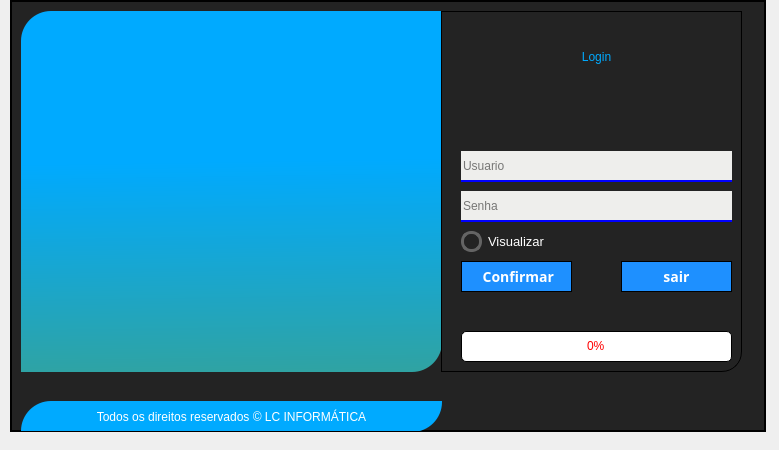
<?xml version="1.0" encoding="UTF-8"?>
<ui version="4.0">
 <class>Form_Login</class>
 <widget class="QMainWindow" name="Form_Login">
  <property name="geometry">
   <rect>
    <x>0</x>
    <y>0</y>
    <width>779</width>
    <height>450</height>
   </rect>
  </property>
  <property name="sizePolicy">
   <sizepolicy hsizetype="Fixed" vsizetype="Fixed">
    <horstretch>0</horstretch>
    <verstretch>0</verstretch>
   </sizepolicy>
  </property>
  <property name="minimumSize">
   <size>
    <width>450</width>
    <height>450</height>
   </size>
  </property>
  <property name="maximumSize">
   <size>
    <width>780</width>
    <height>500</height>
   </size>
  </property>
  <property name="windowTitle">
   <string>LC INFORMÁTICA | LOGIN</string>
  </property>
  <property name="windowIcon">
   <iconset>
    <normaloff>../../img/login-icon-3042.png</normaloff>../../img/login-icon-3042.png</iconset>
  </property>
  <property name="styleSheet">
   <string notr="true">color: rgb(255, 255, 255);</string>
  </property>
  <widget class="QWidget" name="centralwidget">
   <property name="maximumSize">
    <size>
     <width>16777215</width>
     <height>16777215</height>
    </size>
   </property>
   <layout class="QGridLayout" name="gridLayout">
    <property name="leftMargin">
     <number>0</number>
    </property>
    <property name="topMargin">
     <number>0</number>
    </property>
    <property name="rightMargin">
     <number>0</number>
    </property>
    <property name="bottomMargin">
     <number>0</number>
    </property>
    <property name="spacing">
     <number>0</number>
    </property>
    <item row="0" column="0">
     <widget class="QStackedWidget" name="stackedWidget">
      <property name="currentIndex">
       <number>0</number>
      </property>
      <widget class="QWidget" name="Login">
       <widget class="QFrame" name="frame_4">
        <property name="geometry">
         <rect>
          <x>10</x>
          <y>0</y>
          <width>756</width>
          <height>432</height>
         </rect>
        </property>
        <property name="maximumSize">
         <size>
          <width>16777215</width>
          <height>16777215</height>
         </size>
        </property>
        <property name="styleSheet">
         <string notr="true">background-color: rgb(94, 94, 94);
border: 0.5px solid black;
</string>
        </property>
        <property name="frameShape">
         <enum>QFrame::NoFrame</enum>
        </property>
        <property name="frameShadow">
         <enum>QFrame::Raised</enum>
        </property>
        <layout class="QVBoxLayout" name="verticalLayout_2">
         <property name="spacing">
          <number>0</number>
         </property>
         <property name="leftMargin">
          <number>0</number>
         </property>
         <property name="topMargin">
          <number>0</number>
         </property>
         <property name="rightMargin">
          <number>0</number>
         </property>
         <property name="bottomMargin">
          <number>0</number>
         </property>
         <item>
          <widget class="QWidget" name="widget_Main" native="true">
           <property name="styleSheet">
            <string notr="true">background-color: rgb(35, 35, 35);
</string>
           </property>
           <widget class="QLabel" name="Lb_Background">
            <property name="geometry">
             <rect>
              <x>10</x>
              <y>10</y>
              <width>421</width>
              <height>361</height>
             </rect>
            </property>
            <property name="styleSheet">
             <string notr="true">
background-color: qlineargradient(spread:pad, x1:0.518552, y1:0.414227, x2:0.52957, y2:1, stop:0 #00aaff, stop:1 rgb(47, 163, 163));

border-top-left-radius:30px;
border-bottom-right-radius:30px;



border:0px;


background-repeat: no-repeat;

 background-repeat: no-repeat;
background-position: center;

</string>
            </property>
            <property name="text">
             <string/>
            </property>
            <property name="pixmap">
             <pixmap>../../WERWER.png</pixmap>
            </property>
            <property name="scaledContents">
             <bool>true</bool>
            </property>
            <property name="alignment">
             <set>Qt::AlignCenter</set>
            </property>
           </widget>
           <widget class="QLabel" name="Lb_background2">
            <property name="geometry">
             <rect>
              <x>430</x>
              <y>10</y>
              <width>301</width>
              <height>361</height>
             </rect>
            </property>
            <property name="styleSheet">
             <string notr="true">background-color: rgb(85, 87, 83);
background-color: rgb(35, 35, 35);

border-bottom-right-radius:20px;</string>
            </property>
            <property name="text">
             <string/>
            </property>
           </widget>
           <widget class="QLineEdit" name="Tx_Usuario">
            <property name="geometry">
             <rect>
              <x>450</x>
              <y>150</y>
              <width>271</width>
              <height>31</height>
             </rect>
            </property>
            <property name="sizePolicy">
             <sizepolicy hsizetype="Preferred" vsizetype="Preferred">
              <horstretch>0</horstretch>
              <verstretch>0</verstretch>
             </sizepolicy>
            </property>
            <property name="font">
             <font>
              <family>MS Shell Dlg 2</family>
              <pointsize>9</pointsize>
              <weight>50</weight>
              <italic>false</italic>
              <bold>false</bold>
             </font>
            </property>
            <property name="styleSheet">
             <string notr="true">QLineEdit{
	color: rgb(0, 0, 0);
border:0px solid;
font: 9pt &quot;MS Shell Dlg 2&quot;;
border-bottom:2px solid blue;
	background-color: rgb(238, 238, 236);
}

QLineEdit:hover {
    border-bottom:2px solid rgb(238, 238, 236);
}
QLineEdit:focus {
	font: 16pt &quot;MS Shell Dlg 2&quot;;
     border-bottom:2px solid rgb(238, 238, 236);
    color: rgb(100, 100, 100);
}


</string>
            </property>
            <property name="text">
             <string/>
            </property>
            <property name="frame">
             <bool>true</bool>
            </property>
            <property name="readOnly">
             <bool>false</bool>
            </property>
            <property name="placeholderText">
             <string>Usuario</string>
            </property>
            <property name="cursorMoveStyle">
             <enum>Qt::LogicalMoveStyle</enum>
            </property>
            <property name="clearButtonEnabled">
             <bool>true</bool>
            </property>
           </widget>
           <widget class="QLineEdit" name="Tx_Senha">
            <property name="geometry">
             <rect>
              <x>450</x>
              <y>190</y>
              <width>271</width>
              <height>31</height>
             </rect>
            </property>
            <property name="sizePolicy">
             <sizepolicy hsizetype="Preferred" vsizetype="Preferred">
              <horstretch>0</horstretch>
              <verstretch>0</verstretch>
             </sizepolicy>
            </property>
            <property name="font">
             <font>
              <family>MS Shell Dlg 2</family>
              <pointsize>9</pointsize>
              <weight>50</weight>
              <italic>false</italic>
              <bold>false</bold>
             </font>
            </property>
            <property name="styleSheet">
             <string notr="true">QLineEdit{
	color: rgb(0, 0, 0);
border:0px solid;
font: 9pt &quot;MS Shell Dlg 2&quot;;
border-bottom:2px solid blue;
	background-color: rgb(238, 238, 236);
}

QLineEdit:hover {
    border-bottom:2px solid rgb(238, 238, 236);
}
QLineEdit:focus {
	font: 16pt &quot;MS Shell Dlg 2&quot;;
     border-bottom:2px solid rgb(238, 238, 236);
    color: rgb(100, 100, 100);
}


</string>
            </property>
            <property name="text">
             <string/>
            </property>
            <property name="frame">
             <bool>false</bool>
            </property>
            <property name="echoMode">
             <enum>QLineEdit::Password</enum>
            </property>
            <property name="readOnly">
             <bool>false</bool>
            </property>
            <property name="placeholderText">
             <string>Senha</string>
            </property>
            <property name="cursorMoveStyle">
             <enum>Qt::LogicalMoveStyle</enum>
            </property>
            <property name="clearButtonEnabled">
             <bool>true</bool>
            </property>
           </widget>
           <widget class="QProgressBar" name="my_progressBar">
            <property name="geometry">
             <rect>
              <x>450</x>
              <y>330</y>
              <width>271</width>
              <height>31</height>
             </rect>
            </property>
            <property name="styleSheet">
             <string notr="true">QProgressBar{
background-color: rgb(255, 255, 255);
border-radius: 5px;
text-align: center;
color: rgb(255, 0, 0)

}
QProgressBar::chunk{
background-color: qlineargradient(spread:pad, x1:0, y1:0, x2:1, y2:0, stop:0 rgba(0, 136, 255, 255), stop:1 rgba(255, 255, 255, 255));
}</string>
            </property>
            <property name="value">
             <number>0</number>
            </property>
           </widget>
           <widget class="QPushButton" name="Bt_Login">
            <property name="geometry">
             <rect>
              <x>450</x>
              <y>260</y>
              <width>111</width>
              <height>31</height>
             </rect>
            </property>
            <property name="sizePolicy">
             <sizepolicy hsizetype="Expanding" vsizetype="Expanding">
              <horstretch>0</horstretch>
              <verstretch>0</verstretch>
             </sizepolicy>
            </property>
            <property name="cursor">
             <cursorShape>OpenHandCursor</cursorShape>
            </property>
            <property name="styleSheet">
             <string notr="true">QPushButton{
background:#1E90FF;
color:white;
font-family: Trebuchet MS;
font-weight:bold;
font-size:14px;
}
QPushButton:hover{
background:#4169E1;
}</string>
            </property>
            <property name="text">
             <string> Confirmar</string>
            </property>
            <property name="icon">
             <iconset>
              <normaloff>:/newPrefix/login_button.png</normaloff>:/newPrefix/login_button.png</iconset>
            </property>
            <property name="iconSize">
             <size>
              <width>16</width>
              <height>16</height>
             </size>
            </property>
           </widget>
           <widget class="QPushButton" name="Bt_Sair">
            <property name="geometry">
             <rect>
              <x>610</x>
              <y>260</y>
              <width>111</width>
              <height>31</height>
             </rect>
            </property>
            <property name="sizePolicy">
             <sizepolicy hsizetype="Expanding" vsizetype="Expanding">
              <horstretch>0</horstretch>
              <verstretch>0</verstretch>
             </sizepolicy>
            </property>
            <property name="cursor">
             <cursorShape>OpenHandCursor</cursorShape>
            </property>
            <property name="styleSheet">
             <string notr="true">QPushButton{
background:#1E90FF;
color:white;
font-family: Trebuchet MS;
font-weight:bold;
font-size:14px;
}
QPushButton:hover{
background:#4169E1;
}</string>
            </property>
            <property name="text">
             <string>sair</string>
            </property>
            <property name="icon">
             <iconset>
              <normaloff>:/newPrefix/login_button.png</normaloff>:/newPrefix/login_button.png</iconset>
            </property>
            <property name="iconSize">
             <size>
              <width>16</width>
              <height>16</height>
             </size>
            </property>
           </widget>
           <widget class="QLabel" name="Lb_Info_banco">
            <property name="geometry">
             <rect>
              <x>430</x>
              <y>390</y>
              <width>271</width>
              <height>21</height>
             </rect>
            </property>
            <property name="styleSheet">
             <string notr="true">border: none;
font: 75 12pt &quot;Sitka Subheading&quot;;
color: rgb(255, 0, 0);
background-color: rgb(35, 35, 35);

</string>
            </property>
            <property name="text">
             <string/>
            </property>
            <property name="alignment">
             <set>Qt::AlignCenter</set>
            </property>
           </widget>
           <widget class="QCheckBox" name="Bt_check">
            <property name="geometry">
             <rect>
              <x>450</x>
              <y>230</y>
              <width>121</width>
              <height>21</height>
             </rect>
            </property>
            <property name="font">
             <font>
              <family>Segoe UI</family>
              <pointsize>10</pointsize>
             </font>
            </property>
            <property name="toolTip">
             <string>Clique aqui para visualizar e ocultar a senha</string>
            </property>
            <property name="styleSheet">
             <string notr="true">
QCheckBox{border:none;}
QCheckBox::indicator {
	border: 3px solid rgb(100, 100, 100);
	width: 15px;
	height: 15px;
	border-radius: 10px;	
	
}

QCheckBox::indicator:checked {
	border: 3px solid rgb(255, 205, 0);
}
</string>
            </property>
            <property name="text">
             <string>Visualizar</string>
            </property>
           </widget>
           <widget class="QPushButton" name="Lb_LcSistemas">
            <property name="geometry">
             <rect>
              <x>450</x>
              <y>30</y>
              <width>271</width>
              <height>51</height>
             </rect>
            </property>
            <property name="sizePolicy">
             <sizepolicy hsizetype="Expanding" vsizetype="Expanding">
              <horstretch>0</horstretch>
              <verstretch>0</verstretch>
             </sizepolicy>
            </property>
            <property name="cursor">
             <cursorShape>OpenHandCursor</cursorShape>
            </property>
            <property name="styleSheet">
             <string notr="true">QPushButton{
border: none;
background-color: rgb(35, 35, 35);

color: rgb(0, 170, 255);
font: 87 21pt &quot;Segoe UI Black&quot;;
}
QPushButton:hover{
font: 21pt &quot;Segoe UI Black&quot;;
	color: rgb(85, 170, 255);

}</string>
            </property>
            <property name="text">
             <string>Login</string>
            </property>
            <property name="icon">
             <iconset>
              <normaloff>../img/login-icon-3042.png</normaloff>../img/login-icon-3042.png</iconset>
            </property>
            <property name="iconSize">
             <size>
              <width>50</width>
              <height>50</height>
             </size>
            </property>
           </widget>
           <widget class="QLabel" name="Lb_Info">
            <property name="geometry">
             <rect>
              <x>450</x>
              <y>120</y>
              <width>271</width>
              <height>20</height>
             </rect>
            </property>
            <property name="styleSheet">
             <string notr="true">border: none;
color: rgb(255, 255, 0);
font: 75 12pt &quot;Sitka Subheading&quot;;
background-color: rgb(35, 35, 35);
</string>
            </property>
            <property name="text">
             <string/>
            </property>
            <property name="alignment">
             <set>Qt::AlignCenter</set>
            </property>
           </widget>
           <widget class="QLabel" name="Lb_Direitos">
            <property name="geometry">
             <rect>
              <x>10</x>
              <y>400</y>
              <width>421</width>
              <height>31</height>
             </rect>
            </property>
            <property name="styleSheet">
             <string notr="true">border: none;
background-color: rgb(0, 170, 255);
font:8pt &quot;MS Shell Dlg 2&quot;;
border-bottom-right-radius:30px;
border-top-left-radius:30px;</string>
            </property>
            <property name="text">
             <string>Todos os direitos reservados © LC INFORMÁTICA</string>
            </property>
            <property name="alignment">
             <set>Qt::AlignCenter</set>
            </property>
           </widget>
           <widget class="QLabel" name="Lb_BemVindo">
            <property name="geometry">
             <rect>
              <x>120</x>
              <y>320</y>
              <width>111</width>
              <height>31</height>
             </rect>
            </property>
            <property name="styleSheet">
             <string notr="true">background-color:none;
border:none;
color: rgb(255, 255, 255);
font: 15pt &quot;Arial Rounded MT Bold&quot;;</string>
            </property>
            <property name="text">
             <string/>
            </property>
            <property name="alignment">
             <set>Qt::AlignCenter</set>
            </property>
           </widget>
           <widget class="QLabel" name="Lb_Nome">
            <property name="geometry">
             <rect>
              <x>210</x>
              <y>320</y>
              <width>111</width>
              <height>31</height>
             </rect>
            </property>
            <property name="styleSheet">
             <string notr="true">background-color:none;
border:none;
color: rgb(255, 255, 255);
font: 15pt &quot;Arial Rounded MT Bold&quot;;</string>
            </property>
            <property name="text">
             <string/>
            </property>
            <property name="alignment">
             <set>Qt::AlignCenter</set>
            </property>
           </widget>
           <widget class="QPushButton" name="Bt_config_banco">
            <property name="geometry">
             <rect>
              <x>704</x>
              <y>380</y>
              <width>41</width>
              <height>41</height>
             </rect>
            </property>
            <property name="toolTip">
             <string>Configuração do banco de dados</string>
            </property>
            <property name="styleSheet">
             <string notr="true">
background-color: rgb(35, 35, 35);
border:0px;</string>
            </property>
            <property name="text">
             <string/>
            </property>
            <property name="icon">
             <iconset>
              <normaloff>../img/config.png</normaloff>../img/config.png</iconset>
            </property>
            <property name="iconSize">
             <size>
              <width>35</width>
              <height>35</height>
             </size>
            </property>
           </widget>
           <widget class="QLabel" name="Lb_Info2">
            <property name="geometry">
             <rect>
              <x>450</x>
              <y>300</y>
              <width>271</width>
              <height>21</height>
             </rect>
            </property>
            <property name="styleSheet">
             <string notr="true">border: none;
color: rgb(255, 255, 255);
font: 10pt;
background-color: rgb(35, 35, 35);
</string>
            </property>
            <property name="text">
             <string/>
            </property>
            <property name="alignment">
             <set>Qt::AlignCenter</set>
            </property>
           </widget>
          </widget>
         </item>
        </layout>
       </widget>
      </widget>
      <widget class="QWidget" name="Banco">
       <layout class="QGridLayout" name="gridLayout_2">
        <property name="leftMargin">
         <number>0</number>
        </property>
        <property name="topMargin">
         <number>0</number>
        </property>
        <property name="rightMargin">
         <number>0</number>
        </property>
        <property name="bottomMargin">
         <number>0</number>
        </property>
        <property name="spacing">
         <number>0</number>
        </property>
        <item row="0" column="0">
         <widget class="QFrame" name="frame_5">
          <property name="maximumSize">
           <size>
            <width>16777215</width>
            <height>16777215</height>
           </size>
          </property>
          <property name="styleSheet">
           <string notr="true">background-color: rgb(94, 94, 94);
border: 0.5px solid black;
</string>
          </property>
          <property name="frameShape">
           <enum>QFrame::NoFrame</enum>
          </property>
          <property name="frameShadow">
           <enum>QFrame::Raised</enum>
          </property>
          <layout class="QVBoxLayout" name="verticalLayout_3">
           <property name="spacing">
            <number>0</number>
           </property>
           <property name="leftMargin">
            <number>0</number>
           </property>
           <property name="topMargin">
            <number>0</number>
           </property>
           <property name="rightMargin">
            <number>0</number>
           </property>
           <property name="bottomMargin">
            <number>0</number>
           </property>
           <item>
            <widget class="QWidget" name="widget_Main_2" native="true">
             <property name="styleSheet">
              <string notr="true">border:0px solid white;
background-color: rgb(0, 82, 124);

</string>
             </property>
             <widget class="QFrame" name="frame">
              <property name="geometry">
               <rect>
                <x>460</x>
                <y>10</y>
                <width>301</width>
                <height>431</height>
               </rect>
              </property>
              <property name="styleSheet">
               <string notr="true">border-top-left-radius: solid 30px;
background-color: rgb(0, 82, 124);
color: rgb(255, 255, 255);
border-bottom-left-radius:solid 12px;
border:solid 15px ;
border-radius: 10px;
</string>
              </property>
              <property name="frameShape">
               <enum>QFrame::NoFrame</enum>
              </property>
              <property name="frameShadow">
               <enum>QFrame::Raised</enum>
              </property>
              <layout class="QGridLayout" name="gridLayout_5">
               <property name="leftMargin">
                <number>5</number>
               </property>
               <property name="topMargin">
                <number>0</number>
               </property>
               <property name="rightMargin">
                <number>0</number>
               </property>
               <property name="bottomMargin">
                <number>0</number>
               </property>
               <property name="horizontalSpacing">
                <number>10</number>
               </property>
               <property name="verticalSpacing">
                <number>11</number>
               </property>
               <item row="5" column="0">
                <widget class="QLabel" name="label_14">
                 <property name="styleSheet">
                  <string notr="true">font: 8pt &quot;Arial Rounded MT Bold&quot;;
color: rgb(255, 255, 255);</string>
                 </property>
                 <property name="text">
                  <string>SENHA:</string>
                 </property>
                </widget>
               </item>
               <item row="1" column="1">
                <widget class="QLabel" name="label_15">
                 <property name="minimumSize">
                  <size>
                   <width>0</width>
                   <height>0</height>
                  </size>
                 </property>
                 <property name="maximumSize">
                  <size>
                   <width>16777215</width>
                   <height>25</height>
                  </size>
                 </property>
                 <property name="styleSheet">
                  <string notr="true">color: rgb(255, 255, 255);

font: 10pt &quot;MS Shell Dlg 2&quot;;
</string>
                 </property>
                 <property name="text">
                  <string>Configuração do banco de dados</string>
                 </property>
                 <property name="alignment">
                  <set>Qt::AlignCenter</set>
                 </property>
                </widget>
               </item>
               <item row="7" column="1">
                <widget class="QLabel" name="LB_Conectado">
                 <property name="maximumSize">
                  <size>
                   <width>16777215</width>
                   <height>20</height>
                  </size>
                 </property>
                 <property name="styleSheet">
                  <string notr="true">color: rgb(0, 255, 127);
font: 75 10pt &quot;Microsoft YaHei UI&quot;;</string>
                 </property>
                 <property name="text">
                  <string/>
                 </property>
                 <property name="alignment">
                  <set>Qt::AlignCenter</set>
                 </property>
                </widget>
               </item>
               <item row="0" column="1">
                <widget class="QPushButton" name="Lb_LcSistemas_3">
                 <property name="sizePolicy">
                  <sizepolicy hsizetype="Expanding" vsizetype="Expanding">
                   <horstretch>0</horstretch>
                   <verstretch>0</verstretch>
                  </sizepolicy>
                 </property>
                 <property name="maximumSize">
                  <size>
                   <width>16777215</width>
                   <height>30</height>
                  </size>
                 </property>
                 <property name="cursor">
                  <cursorShape>OpenHandCursor</cursorShape>
                 </property>
                 <property name="styleSheet">
                  <string notr="true">QPushButton{
border: none;
background-color: rgb(0, 82, 124);

color: rgb(0, 170, 255);
font: 87 17pt &quot;Segoe UI Black&quot;;
}
QPushButton:hover{
font: 17pt &quot;Segoe UI Black&quot;;
	color: rgb(85, 170, 255);

}</string>
                 </property>
                 <property name="text">
                  <string>LC INFORMÁTICA</string>
                 </property>
                 <property name="icon">
                  <iconset>
                   <normaloff>:/newPrefix/login_button.png</normaloff>:/newPrefix/login_button.png</iconset>
                 </property>
                 <property name="iconSize">
                  <size>
                   <width>16</width>
                   <height>16</height>
                  </size>
                 </property>
                </widget>
               </item>
               <item row="4" column="0">
                <widget class="QLabel" name="label_13">
                 <property name="styleSheet">
                  <string notr="true">font: 8pt &quot;Arial Rounded MT Bold&quot;;
color: rgb(255, 255, 255);</string>
                 </property>
                 <property name="text">
                  <string>USUÁRIO:</string>
                 </property>
                </widget>
               </item>
               <item row="5" column="1">
                <widget class="QLineEdit" name="Tx_Password">
                 <property name="minimumSize">
                  <size>
                   <width>0</width>
                   <height>25</height>
                  </size>
                 </property>
                 <property name="styleSheet">
                  <string notr="true">background-color: rgb(194, 194, 194);</string>
                 </property>
                 <property name="inputMask">
                  <string/>
                 </property>
                 <property name="maxLength">
                  <number>32765</number>
                 </property>
                 <property name="echoMode">
                  <enum>QLineEdit::Password</enum>
                 </property>
                 <property name="alignment">
                  <set>Qt::AlignCenter</set>
                 </property>
                 <property name="placeholderText">
                  <string>Minimo 4 dígtos</string>
                 </property>
                </widget>
               </item>
               <item row="3" column="1">
                <widget class="QLineEdit" name="Tx_Porta">
                 <property name="minimumSize">
                  <size>
                   <width>0</width>
                   <height>25</height>
                  </size>
                 </property>
                 <property name="styleSheet">
                  <string notr="true">background-color: rgb(194, 194, 194);</string>
                 </property>
                 <property name="inputMask">
                  <string/>
                 </property>
                 <property name="alignment">
                  <set>Qt::AlignCenter</set>
                 </property>
                 <property name="placeholderText">
                  <string>Porta</string>
                 </property>
                </widget>
               </item>
               <item row="2" column="1">
                <widget class="QLineEdit" name="Tx_Host">
                 <property name="minimumSize">
                  <size>
                   <width>0</width>
                   <height>25</height>
                  </size>
                 </property>
                 <property name="styleSheet">
                  <string notr="true">background-color: rgb(194, 194, 194);</string>
                 </property>
                 <property name="inputMask">
                  <string>000.000.00.000</string>
                 </property>
                 <property name="alignment">
                  <set>Qt::AlignCenter</set>
                 </property>
                 <property name="placeholderText">
                  <string>0.0.0.0</string>
                 </property>
                </widget>
               </item>
               <item row="2" column="0">
                <widget class="QLabel" name="label_16">
                 <property name="styleSheet">
                  <string notr="true">font: 8pt &quot;Arial Rounded MT Bold&quot;;
color: rgb(255, 255, 255);</string>
                 </property>
                 <property name="text">
                  <string>IP SERVIDOR:</string>
                 </property>
                </widget>
               </item>
               <item row="3" column="0">
                <widget class="QLabel" name="label_18">
                 <property name="styleSheet">
                  <string notr="true">font: 8pt &quot;Arial Rounded MT Bold&quot;;
color: rgb(255, 255, 255);</string>
                 </property>
                 <property name="text">
                  <string>PORTA:</string>
                 </property>
                </widget>
               </item>
               <item row="4" column="1">
                <widget class="QLineEdit" name="Tx_User">
                 <property name="minimumSize">
                  <size>
                   <width>0</width>
                   <height>25</height>
                  </size>
                 </property>
                 <property name="styleSheet">
                  <string notr="true">background-color: rgb(194, 194, 194);</string>
                 </property>
                 <property name="inputMask">
                  <string/>
                 </property>
                 <property name="alignment">
                  <set>Qt::AlignCenter</set>
                 </property>
                 <property name="placeholderText">
                  <string>Usuário</string>
                 </property>
                </widget>
               </item>
               <item row="10" column="1">
                <widget class="QLabel" name="LB_Erro">
                 <property name="maximumSize">
                  <size>
                   <width>16777215</width>
                   <height>20</height>
                  </size>
                 </property>
                 <property name="styleSheet">
                  <string notr="true">color: rgb(255, 0, 0);
font: 75 10pt &quot;Microsoft YaHei UI&quot;;

</string>
                 </property>
                 <property name="text">
                  <string/>
                 </property>
                 <property name="alignment">
                  <set>Qt::AlignCenter</set>
                 </property>
                </widget>
               </item>
               <item row="8" column="1">
                <widget class="QLabel" name="LB_Desconectado">
                 <property name="maximumSize">
                  <size>
                   <width>16777215</width>
                   <height>20</height>
                  </size>
                 </property>
                 <property name="styleSheet">
                  <string notr="true">font: 75 10pt &quot;Microsoft YaHei UI&quot;;
color: rgb(255, 255, 0);</string>
                 </property>
                 <property name="text">
                  <string/>
                 </property>
                 <property name="alignment">
                  <set>Qt::AlignCenter</set>
                 </property>
                </widget>
               </item>
               <item row="11" column="1">
                <widget class="QPushButton" name="Bt_Desconectar">
                 <property name="minimumSize">
                  <size>
                   <width>0</width>
                   <height>25</height>
                  </size>
                 </property>
                 <property name="styleSheet">
                  <string notr="true">QPushButton{
background:#1E90FF;
color:white;
font-family: Trebuchet MS;
font-weight:bold;
font-size:14px;
}
QPushButton:hover{
background:#4169E1;
}</string>
                 </property>
                 <property name="text">
                  <string>Desconectar</string>
                 </property>
                </widget>
               </item>
               <item row="11" column="0">
                <widget class="QPushButton" name="Bt_Conectar">
                 <property name="minimumSize">
                  <size>
                   <width>0</width>
                   <height>25</height>
                  </size>
                 </property>
                 <property name="styleSheet">
                  <string notr="true">QPushButton{
background:#1E90FF;
color:white;
font-family: Trebuchet MS;
font-weight:bold;
font-size:14px;
}
QPushButton:hover{
background:#4169E1;
}
</string>
                 </property>
                 <property name="text">
                  <string>Conectar</string>
                 </property>
                </widget>
               </item>
              </layout>
             </widget>
             <widget class="QPushButton" name="Bt_Tela_Login">
              <property name="geometry">
               <rect>
                <x>10</x>
                <y>370</y>
                <width>111</width>
                <height>31</height>
               </rect>
              </property>
              <property name="sizePolicy">
               <sizepolicy hsizetype="Expanding" vsizetype="Expanding">
                <horstretch>0</horstretch>
                <verstretch>0</verstretch>
               </sizepolicy>
              </property>
              <property name="cursor">
               <cursorShape>OpenHandCursor</cursorShape>
              </property>
              <property name="styleSheet">
               <string notr="true">QPushButton{
background:#1E90FF;
color:white;
font-family: Trebuchet MS;
font-weight:bold;
font-size:14px;
}
QPushButton:hover{
background:#4169E1;
}</string>
              </property>
              <property name="text">
               <string>Tela de Login</string>
              </property>
              <property name="icon">
               <iconset>
                <normaloff>:/newPrefix/login_button.png</normaloff>:/newPrefix/login_button.png</iconset>
              </property>
              <property name="iconSize">
               <size>
                <width>16</width>
                <height>16</height>
               </size>
              </property>
             </widget>
             <widget class="QPushButton" name="Bt_Sair_4">
              <property name="geometry">
               <rect>
                <x>270</x>
                <y>370</y>
                <width>111</width>
                <height>31</height>
               </rect>
              </property>
              <property name="sizePolicy">
               <sizepolicy hsizetype="Expanding" vsizetype="Expanding">
                <horstretch>0</horstretch>
                <verstretch>0</verstretch>
               </sizepolicy>
              </property>
              <property name="cursor">
               <cursorShape>OpenHandCursor</cursorShape>
              </property>
              <property name="styleSheet">
               <string notr="true">QPushButton{
background:#1E90FF;
color:white;
font-family: Trebuchet MS;
font-weight:bold;
font-size:14px;
}
QPushButton:hover{
background:#4169E1;
}</string>
              </property>
              <property name="text">
               <string>Sair</string>
              </property>
              <property name="icon">
               <iconset>
                <normaloff>:/newPrefix/login_button.png</normaloff>:/newPrefix/login_button.png</iconset>
              </property>
              <property name="iconSize">
               <size>
                <width>16</width>
                <height>16</height>
               </size>
              </property>
             </widget>
             <widget class="QLabel" name="Lb_Direitos_2">
              <property name="geometry">
               <rect>
                <x>10</x>
                <y>410</y>
                <width>371</width>
                <height>31</height>
               </rect>
              </property>
              <property name="styleSheet">
               <string notr="true">border: none;
background-color: rgb(0, 170, 255);
font:8pt &quot;MS Shell Dlg 2&quot;;
border-bottom-right-radius:30px;
border-top-left-radius:30px;</string>
              </property>
              <property name="text">
               <string>Todos os direitos reservados © LC INFORMÁTICA</string>
              </property>
              <property name="alignment">
               <set>Qt::AlignCenter</set>
              </property>
             </widget>
             <widget class="QLabel" name="Lb_Background_2">
              <property name="geometry">
               <rect>
                <x>10</x>
                <y>10</y>
                <width>371</width>
                <height>321</height>
               </rect>
              </property>
              <property name="styleSheet">
               <string notr="true">
background-color: qlineargradient(spread:pad, x1:0.518552, y1:0.414227, x2:0.52957, y2:1, stop:0 #00aaff, stop:1 rgb(47, 163, 163));

border-top-left-radius:30px;
border-bottom-right-radius:30px;



border:0px;


background-repeat: no-repeat;

 background-repeat: no-repeat;
background-position: center;

</string>
              </property>
              <property name="text">
               <string/>
              </property>
              <property name="pixmap">
               <pixmap>../../WERWER.png</pixmap>
              </property>
              <property name="scaledContents">
               <bool>true</bool>
              </property>
              <property name="alignment">
               <set>Qt::AlignCenter</set>
              </property>
             </widget>
            </widget>
           </item>
          </layout>
         </widget>
        </item>
       </layout>
      </widget>
     </widget>
    </item>
   </layout>
  </widget>
 </widget>
 <tabstops>
  <tabstop>Tx_Usuario</tabstop>
  <tabstop>Tx_Senha</tabstop>
  <tabstop>Bt_check</tabstop>
  <tabstop>Bt_Login</tabstop>
  <tabstop>Bt_Sair</tabstop>
  <tabstop>Bt_config_banco</tabstop>
  <tabstop>Tx_Host</tabstop>
  <tabstop>Tx_Porta</tabstop>
  <tabstop>Tx_User</tabstop>
  <tabstop>Tx_Password</tabstop>
  <tabstop>Bt_Conectar</tabstop>
  <tabstop>Bt_Desconectar</tabstop>
  <tabstop>Bt_Tela_Login</tabstop>
  <tabstop>Bt_Sair_4</tabstop>
  <tabstop>Lb_LcSistemas_3</tabstop>
  <tabstop>Lb_LcSistemas</tabstop>
 </tabstops>
 <resources/>
 <connections>
  <connection>
   <sender>Bt_Sair_4</sender>
   <signal>pressed()</signal>
   <receiver>Form_Login</receiver>
   <slot>close()</slot>
   <hints>
    <hint type="sourcelabel">
     <x>666</x>
     <y>376</y>
    </hint>
    <hint type="destinationlabel">
     <x>386</x>
     <y>224</y>
    </hint>
   </hints>
  </connection>
 </connections>
</ui>
